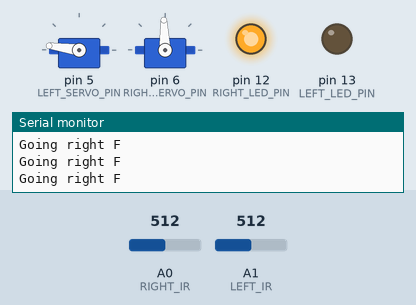
The sketch below on a simulated Arduino Uno, built with avr-gcc and run on an emulated ATmega328P. On the bench: 2 × servo, output pins drawn as LEDs (lit = HIGH), the last lines printed to the serial monitor. Inputs (shaded band) come from the test bench; at power-on: A0 (RIGHT_IR) = 512, A1 (LEFT_IR) = 512.

Above: at 1.2 s.
1.3 s: A0 (RIGHT_IR) set to 170
At 3.9 s:
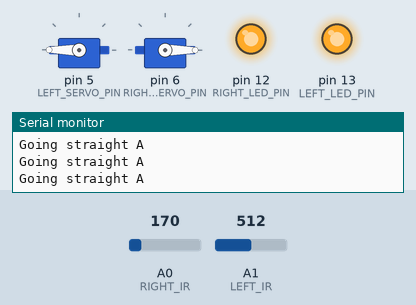
4.3 s: A1 (LEFT_IR) set to 212
7.3 s: A1 (LEFT_IR) set to 193
At 9.0 s:
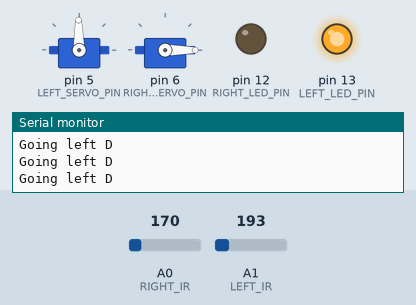
10.3 s: A1 (LEFT_IR) set to 306
At 10.47 s:
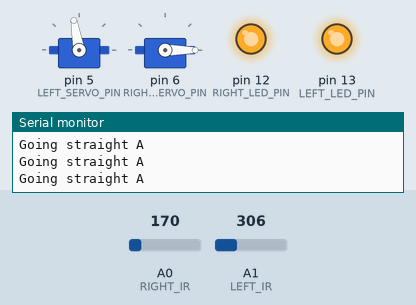
13.3 s: A0 (RIGHT_IR) set to 188
14.8 s: A0 (RIGHT_IR) set to 217
At 14.98 s:
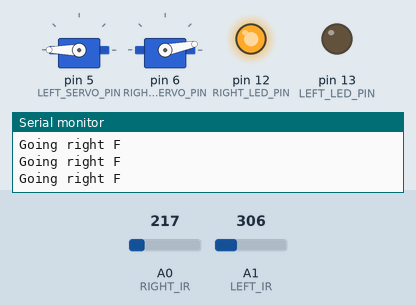
Timing chart, 0 to 17.8 s (numbered marks = the images above; inputs shaded):
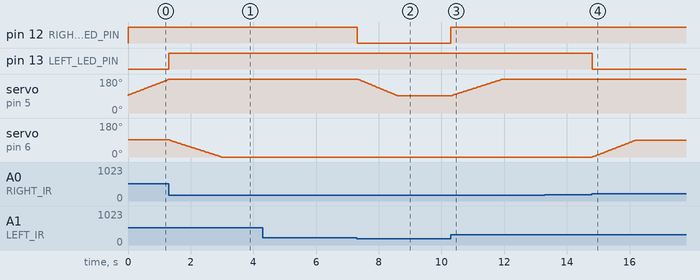

The sketch:

project2_vs3.ino
```cpp
#include <Servo.h>

#define RIGHT_BUMPER_TRIGGER 2
#define LEFT_BUMPER_TRIGGER 3
#define LEFT_IR A1
#define RIGHT_IR A0
#define CALIBRATE_BUTTON_PIN 4
#define MOTOR_SWITCH_PIN 7
#define LEFT_SERVO_PIN 5
#define RIGHT_SERVO_PIN 6
#define IR_SERVO_PIN 11
#define LEFT_LED_PIN 13
#define RIGHT_LED_PIN 12
#define VCNL4000_ADDRESS 0x13  // 0x26 write, 0x27 read

Servo leftServo, rightServo;

/*
 * -1 = line is on the right
 * 0  = robot is on the line
 * 1  = line is on the left
 */
int linePos = 0;
int alreadyTurned = 0;


/*
 * Servo details:
 *
 *          LEFT    RIGHT
 * stop:    90      92
 * straight:100     82
 * backup:  80      102
 * right:   101     103
 * left:    80      82
 */

 /*
  * IR Sensors edge values:
  *       LEFT    RIGHT
  *       1000    930
  */

void setup() {
  Serial.begin(9600);

  leftServo.attach(LEFT_SERVO_PIN);
  rightServo.attach(RIGHT_SERVO_PIN);
  servoStop();

  pinMode(LEFT_LED_PIN, OUTPUT);
  pinMode(RIGHT_LED_PIN, OUTPUT);

  pinMode(MOTOR_SWITCH_PIN, INPUT_PULLUP);
  pinMode(LEFT_BUMPER_TRIGGER, INPUT_PULLUP);
  pinMode(RIGHT_BUMPER_TRIGGER, INPUT_PULLUP);

  digitalWrite(MOTOR_SWITCH_PIN, 1);
  digitalWrite(LEFT_BUMPER_TRIGGER, 1);
  digitalWrite(RIGHT_BUMPER_TRIGGER, 1);

  /*while(digitalRead(MOTOR_SWITCH_PIN) == 1){
    int leftIR = analogRead(LEFT_IR);
    int rightIR = analogRead(RIGHT_IR);
    Serial.print(leftIR);
    Serial.print("\t");
    Serial.print(rightIR);
    Serial.println();
  }*/
}

void loop() {
    driveRobot();
}

uint16_t lowCutCal = 200;
uint16_t highCutCal = 200;
uint8_t printDrive = 1;

#define GOINGRIGHT 1
#define GOINGSTRAIGHT 2
#define GOINGLEFT 3
uint8_t lastState = GOINGSTRAIGHT;

void driveRobot(){
  int rightVal = analogRead(RIGHT_IR);
  int leftVal = analogRead(LEFT_IR);

  if((rightVal < lowCutCal) && (leftVal > highCutCal)){
    servoStraight();
    lastState = GOINGSTRAIGHT;
    if(printDrive == 1) { Serial.println("Going straight A"); }
  }else if((rightVal < lowCutCal) && (leftVal < lowCutCal)){
    if(lastState == GOINGSTRAIGHT){
      servoLeft();
      lastState = GOINGLEFT;
      if(printDrive == 1) { Serial.println("Going left B"); }
    }else if(lastState == GOINGRIGHT){
      servoRight();
      lastState = GOINGRIGHT;
      if(printDrive == 1) { Serial.println("Going right C"); }
    }else if(lastState == GOINGLEFT){
      servoLeft();
      lastState = GOINGLEFT;
      if(printDrive == 1) { Serial.println("Going left D"); }
    }
  }else if((rightVal > highCutCal) && (leftVal < lowCutCal)){
    //drive right
    servoRight();
    lastState = GOINGRIGHT;
    if(printDrive == 1) { Serial.println("Going right E"); }
  }else if((rightVal > highCutCal) && (leftVal > highCutCal)){
    //this else statement should never happen unless the line is thick enough
    //to hold both of the reflectors
    servoRight();
    lastState = GOINGRIGHT;
    if(printDrive == 1) { Serial.println("Going right F"); }
  }else{
    if(printDrive == 1) { Serial.println("driving neutral zone, keep doing same as before G"); }
  }
}

#define LEFTMAX 180
#define RIGHTMIN 0
int servoRightVal = 90;
int servoLeftVal = 90;

void servoStop() {
  leftServo.write(90);
  rightServo.write(92);
  digitalWrite(LEFT_LED_PIN, LOW);
  digitalWrite(RIGHT_LED_PIN, LOW);
}

void servoStraight() {
  digitalWrite(LEFT_LED_PIN, HIGH);
  digitalWrite(RIGHT_LED_PIN, HIGH);
  if(servoLeftVal < LEFTMAX){
    servoLeftVal = servoLeftVal + 1;
    leftServo.write(servoLeftVal);
  }
  if(servoRightVal > RIGHTMIN){
    servoRightVal = servoRightVal - 1;
    rightServo.write(servoRightVal);
  }
}

void servoBack() {
  //leftServo.write(80);
  //rightServo.write(102);
}

void servoRight() {
  digitalWrite(LEFT_LED_PIN, LOW);
  digitalWrite(RIGHT_LED_PIN, HIGH);
  if(servoRightVal < 89){ // 90 down to 0 are foward
    servoRightVal = servoRightVal + 1;
    rightServo.write(servoRightVal);
  }
  if(servoLeftVal < LEFTMAX){
    servoLeftVal = servoLeftVal + 1;
    leftServo.write(servoLeftVal);
  }
}

void servoLeft() {
  digitalWrite(LEFT_LED_PIN, HIGH);
  digitalWrite(RIGHT_LED_PIN, LOW);
  if(servoLeftVal > 91){ //90 up to 180 are forward
    servoLeftVal = servoLeftVal - 1;
    leftServo.write(servoLeftVal);
  }
  if(servoRightVal > RIGHTMIN){
    servoRightVal = servoRightVal - 1;
    rightServo.write(servoRightVal);
  }
}
```

Measured:
- the behaviour switches between 200 and 199 on A1 (LEFT_IR) (found by bisection; images 1 and 2)
- the behaviour switches between 200 and 201 on A0 (RIGHT_IR) (found by bisection; images 3 and 4)
- after the input at 1.3 s, pin 13 (LEFT_LED_PIN): LOW → HIGH at once; servo on pin 6 (RIGHT_SERVO_PIN): moves from 92° to 0° over 1.6 s, starting at once
- after the input at 7.3 s, pin 12 (RIGHT_LED_PIN): HIGH → LOW at once; servo on pin 5 (LEFT_SERVO_PIN): moves from 180° to 91° over 1.3 s, starting at once
- after the input at 10.3 s, pin 12 (RIGHT_LED_PIN): LOW → HIGH at once; servo on pin 5 (LEFT_SERVO_PIN): moves from 91° to 180° over 1.6 s, starting at once
- after the input at 14.8 s, pin 13 (LEFT_LED_PIN): HIGH → LOW at once; servo on pin 6 (RIGHT_SERVO_PIN): moves from 0° to 89° over 1.4 s, starting at once
